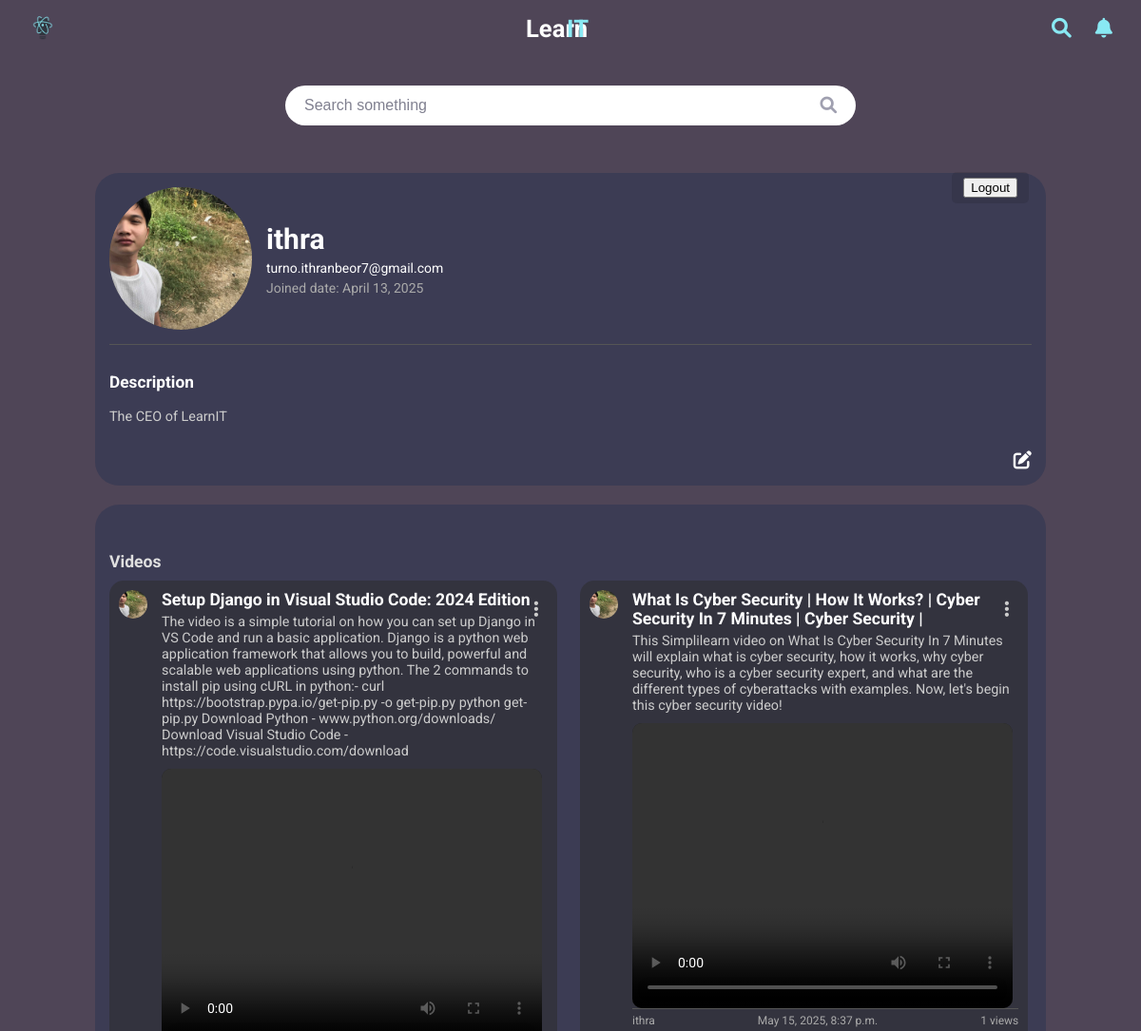
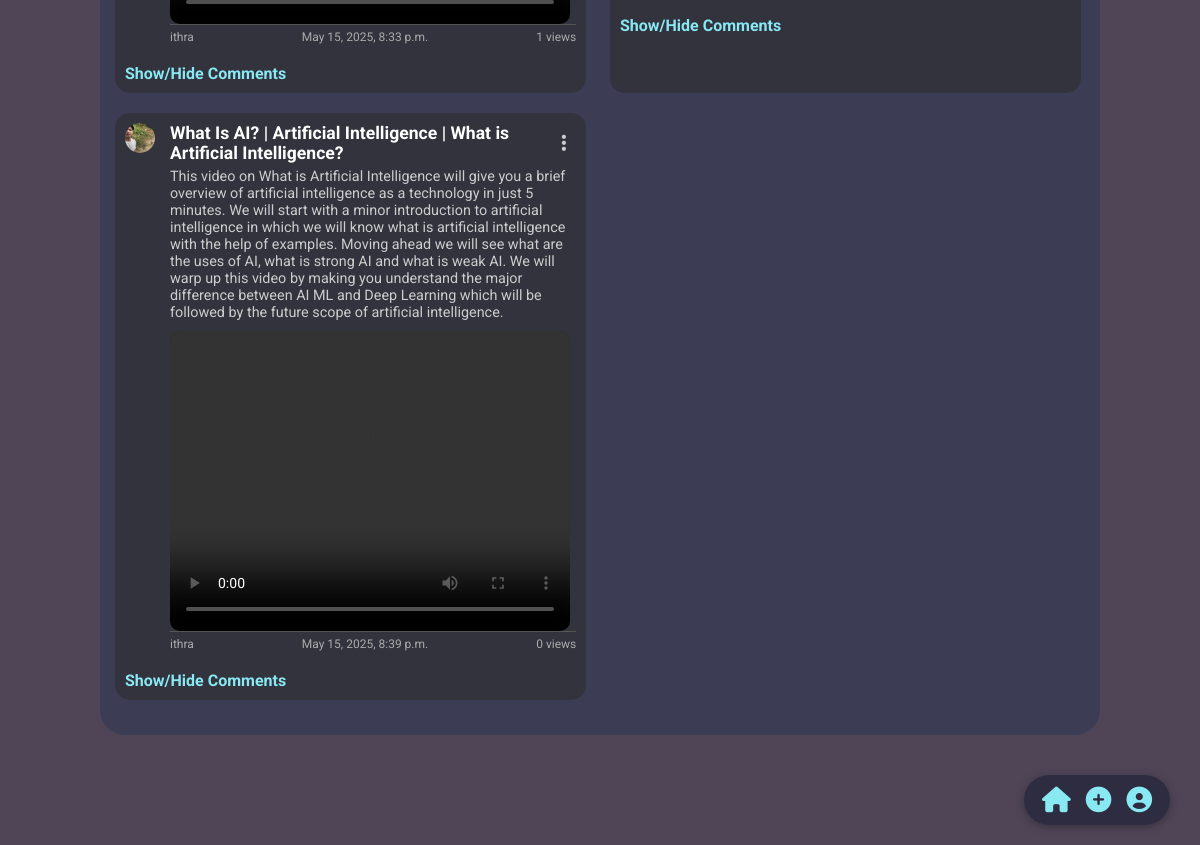
The app's page /profile/ (signed in) with its own data (2 pictures, top to bottom).
### users/models.py (models this page shows, shortened)
class Profile(models.Model):
    user = models.OneToOneField(User, on_delete=models.CASCADE)
    description = models.TextField(blank=True)
    picture = models.ImageField(upload_to='profile_pics/', default='profile_pics/default.jpg')

class Video(models.Model):
    uploader = models.ForeignKey(User, on_delete=models.CASCADE)
    title = models.CharField(max_length=255)
    description = models.TextField()
    video_file = models.FileField(upload_to='videos/')
    upload_date = models.DateTimeField(auto_now_add=True)
    category = models.CharField(max_length=100, choices=CATEGORY_CHOICES)
    views = models.PositiveIntegerField(default=0)

### users/views.py (the view)
# urls.py: path('profile/', views.profile_view, name='profile'),
@never_cache
@login_required
def profile_view(request):
    user = request.user
    user_videos = Video.objects.filter(uploader=user)
    return render(request, 'users/profile.html', {'user': user, 'user_videos': user_videos})

### users/templates/users/profile.html (shortened to what this page needs)
{% load static %}
<!DOCTYPE html>
<html lang="en">
<head>
    <link rel="stylesheet" href="https://cdnjs.cloudflare.com/ajax/libs/font-awesome/6.0.0/css/all.min.css" />
</head>
<body>
    <header class="top-nav">
        <div class="logo">
            <img src="{% static 'images/LITlogo.png' %}" alt="LearnIT Logo">
        </div>
        <div class="brand-name">Learn</div>
        <div class="brand-name2">IT</div>
        <div class="header-icons">
            <i class="fas fa-search"></i>
            <i class="fas fa-bell" id="notification-bell"></i>
        </div>
    </header>
    <div class="search-container">
        <input type="text" placeholder="Search something">
        <i class="fas fa-search search-icon"></i>
    </div>
    <main class="profile-grid">
        <div class="profile-card">
            <div class="logout-button">
                <a href="{% url 'logout' %}" onclick="event.preventDefault(); document.getElementById('logout-form').submit();">
                    <button type="button">Logout</button>
                </a>
            </div>
            <div class="profile-info">
                <div class="profile-image-container">
                    {% if user.profile.picture %}
                        <img src="{{ user.profile.picture.url }}" alt="Profile Picture">
                    {% else %}
                        <img src="{% static 'image/default_profile.png' %}" alt="Default Profile Picture">
                    {% endif %}
                </div>
                <div class="profile-details">
                    <p style="font-size: 1.5em; color:white; font-weight: bolder;">{{ user.username }}</p>
                    <p style="font-size: 70%; color:white; ">{{ user.email }}</p>
                    <p class="profile-joineddate" style="font-size: 70%;">Joined date: {{ user.date_joined|date:"F j, Y" }}</p>
                </div>
            </div>
            <div class="profile-description">
                <h3>Description</h3>
                <p>{{ user.profile.description|default:"Welcome to my Page" }}</p>
            </div>
            <a href="{% url 'edit_profile' %}" class="edit-icon" title="Edit Profile">
                <i class="fas fa-edit"></i>
            </a>
        </div>
        <div class="profile-card">
            <div class="videos-section">
                <h2>Videos</h2>
                <div class="videos-grid">
                    {% for video in user_videos %}
                        <div class="video-card">
                            <div class="video-menu">
                                <i class="fas fa-ellipsis-v" onclick="toggleMenu(this)"></i>
                            </div>
                            <div class="single-video">
                                <div class="uploader-info">
                                    {% if video.uploader.profile.picture %}
                                        <img src="{{ video.uploader.profile.picture.url }}" alt="Uploader Picture">
                                    {% else %}
                                        <img src="{% static 'image/default_profile.png' %}" alt="Default Uploader">
                                    {% endif %}
                                </div>
                                <div class="video-content">
                                    <div class="video-title">{{ video.title }}</div>
                                    <div class="video-description">{{ video.description }}</div>
                                    <div class="video-thumbnail">
                                        <video controls>
                                            <source src="{{ video.video_file.url }}" type="video/mp4">
                                        </video>
                                    </div>
                                    <div class="video-meta">
                                        <span>{{ user.username }}</span>
                                        <span>{{ video.upload_date }}</span>
                                        <span>{{ video.views }} views</span>
                                    </div>
                                </div>
                            </div>
                            <span class="toggle-comments" onclick="toggleComments('{{ video.id }}')">
                                Show/Hide Comments
                            </span>
                        </div>
                    {% empty %}
                        <p>No videos uploaded yet.</p>
                    {% endfor %}
                </div>
            </div>
        </div>
        <nav class="bottom-nav">
            <a href="{% url 'home' %}">
                <i class="fas fa-home"></i>
            </a>
            <a href="{% url 'upload_video' %}">
                <i class="fas fa-plus-circle" onclick="uploadVideo()"></i>
            </a>
            <a href="{% url 'profile' %}">
                <i class="fas fa-user-circle"></i>
            </a>
        </nav>
    </main>
</body>
</html>

### users/templates/users/profile.html (style rules this page uses)
body { font-family: 'Roboto', Arial, sans-serif; background-color: #4F4557; color: #E0E0E0; margin: 0; padding: 0; padding-bottom: 80px; overflow: auto; }
.toggle-comments { cursor: pointer; color: #89E9F3; font-size: 1em; font-weight: bold; margin-top: 10px; }
.top-nav { display: flex; justify-content: space-between; align-items: center; padding: 15px 30px; position: relative; }
.logo { display: flex; align-items: center; }
.logo img { height: 30px; margin-right: 10px; }
.brand-name { font-size: 1.6em; font-weight: bold; color: #FFFFFF; position: absolute; left: 45%; transform: translateX(20%); }
.brand-name2 { font-size: 1.6em; font-weight: bold; color: #89E9F3; position: absolute; right: 48.8%; transform: translateX(20%); }
.header-icons { display: flex; align-items: center; }
.header-icons i { margin-left: 25px; font-size: 1.3em; color: #89E9F3; cursor: pointer; transition: color 0.2s ease; }
.search-container { display: flex; justify-content: center; padding: 20px 30px; margin: 10px auto; max-width: 600px; position: relative; }
.search-container input { width: 100%; padding: 12px 45px 12px 20px; border-radius: 25px; border: none; background-color: white; color: #222; font-size: 1em; outline: none; }
.search-container input::placeholder { color: #808090; }
.search-container .search-icon { position: absolute; right: 50px; top: 50%; transform: translateY(-50%); color: #A0A0B0; font-size: 1.1em; }
.profile-grid { display: grid; grid-template-columns: 1fr; gap: 20px; width: 90%; max-width: 1000px; margin: 20px auto; padding: 10px; border-radius: 20px; position: relative; }
.profile-card { background-color: #3C3C54; border-radius: 25px; padding: 15px; display: flex; flex-direction: column; gap: 10px; }
.profile-info { display: flex; align-items: center; gap: 15px; border-bottom: 1px solid #555; padding-bottom: 15px; }
.profile-image-container { width: 150px; height: 150px; border-radius: 50%; background-color: #555; display: flex; justify-content: center; align-items: center; }
.profile-image-container img { width: 100%; height: 100%; object-fit: cover; font-size: 10px; border-radius: 50%; }
.profile-details { flex-grow: 1; font-size: 20px; }
.profile-details p { margin: 5px 0; color: #aaa; font-size: 0.9em; }
.profile-description { color: #ccc; font-size: 0.9em; line-height: 1.4; word-wrap: break-word; }
.logout-button { position: absolute; top: 15px; right: 28px; }
.logout-button a { color: #f44336; text-decoration: none; font-size: 0.9em; padding: 8px 12px; border-radius: 5px; background-color: rgba(0, 0, 0, 0.1); }
.videos-section { width: 100%; margin-top: 20px; }
.videos-section h2 { font-size: 1.1em; margin-bottom: 10px; text-align: left; }
.videos-grid { display: grid; grid-template-columns: 1fr 1fr; gap: 20px; overflow-y: auto; padding-bottom: 20px; }
.video-card { background-color: #33333e; border-radius: 15px; overflow: hidden; padding: 10px; display: flex; flex-direction: column; gap: 10px; position: relative; width: 95%; align-items: flex-start; }
.single-video { display: flex; gap: 15px; align-items: flex-start; }
.video-thumbnail { width: 400px; height: 300px; background-color: #222; border-radius: 10px; overflow: hidden; }
.video-thumbnail video { width: 100%; height: 100%; object-fit: cover; }
.video-content { flex: 1; }
.video-title { font-size: 1.1em; font-weight: bold; margin-bottom: 5px; color: #fff; }
.video-description { font-size: 0.9em; color: #ccc; margin-bottom: 10px; }
.video-meta { display: flex; justify-content: space-between; font-size: 0.75em; color: #aaa; padding-top: 5px; border-top: 1px solid #555; }
.uploader-info { display: flex; align-items: center; gap: 8px; }
.uploader-info img { width: 30px; height: 30px; border-radius: 50%; object-fit: cover; }
.bottom-nav { position: fixed; bottom: 20px; right: 30px; display: flex; gap: 15px; background-color: rgba(40, 40, 62, 0.85); padding: 12px 18px; border-radius: 25px; backdrop-filter: blur(5px); box-shadow: 0 2px 10px rgba(0, 0, 0, 0.3); }
.bottom-nav i { font-size: 1.6em; color: #89E9F3; cursor: pointer; transition: color 0.2s ease; }
H3 { font-size: 1.2em; margin-bottom: 10px; color: #FFFFFF; }
.edit-icon { margin-left: auto; color: #ffffff; font-size: 1.2em; cursor: pointer; transition: color 0.2s ease; text-decoration: none; }
.video-menu { position: absolute; top: 10px; right: 10px; }
.video-menu i { color: #ccc; cursor: pointer; font-size: 1.2em; padding: 10px; border-radius: 50%; transition: background-color 0.2s; }

### records on screen
Video: uploader.profile.picture (picture), title "Setup Django in Visual Studio Code: 2024 Edition", description "The video is a simple tutorial on how you can set up Django in VS Code and run a basic application. Django is a python web application framework that allows you to build, powerful and scalable web applications using python. The 2 commands to install pip using cURL in python:- curl https://bootstrap.pypa.io/get-pip.py -o get-pip.py python get-pip.py Download Python - www.python.org/downloads/ Download Visual Studio Code - https://code.visualstudio.com/download", upload_date "May 15, 2025, 8:33 p.m.", views "1"
Video: uploader.profile.picture (picture), title "What Is Cyber Security | How It Works? | Cyber Security In 7 Minutes | Cyber Security |", description "This Simplilearn video on What Is Cyber Security In 7 Minutes will explain what is cyber security, how it works, why cyber security, who is a cyber security expert, and what are the different types of cyberattacks with examples. Now, let's begin this cyber security video!", upload_date "May 15, 2025, 8:37 p.m.", views "1"
Video: uploader.profile.picture (picture), title "What Is AI? | Artificial Intelligence | What is Artificial Intelligence?", description "This video on What is Artificial Intelligence will give you a brief overview of artificial intelligence as a technology in just 5 minutes. We will start with a minor introduction to artificial intelligence in which we will know what is artificial intelligence with the help of examples. Moving ahead we will see what are the uses of AI, what is strong AI and what is weak AI. We will warp up this video by making you understand the major difference between AI ML and Deep Learning which will be followed by the future scope of artificial intelligence.", upload_date "May 15, 2025, 8:39 p.m.", views "0"

### other values on screen
{{ user.username }} "ithra"
{{ user.email }} "turno.ithranbeor7@gmail.com"
{{ user.date_joined|date:"F j, Y" }} "April 13, 2025"
{{ user.profile.description|default:"Welcome to my Page" }} "The CEO of LearnIT"
